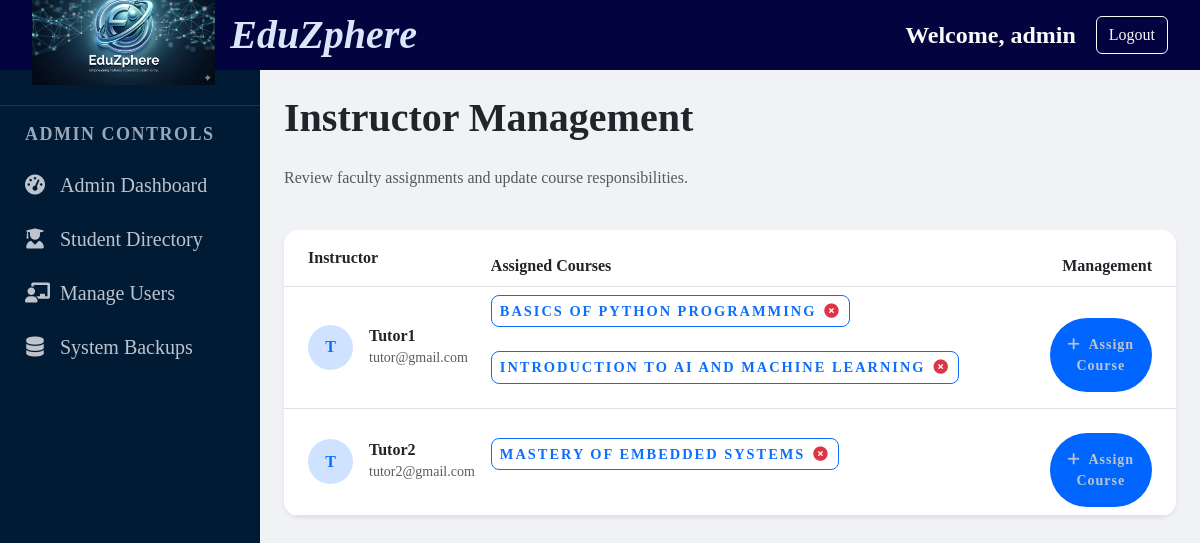
/instructors/ (signed in), run on the app's committed database.
### users/models.py (models this page shows, shortened)
class Profile(models.Model):
    ROLE_CHOICES = (
        ('admin', 'Admin'),
        ('instructor','Instructor'),
        ('student','Student'),
    )
    user = models.OneToOneField(User,on_delete=models.CASCADE)
    role = models.CharField(max_length=20,choices=ROLE_CHOICES)
    bio = models.TextField(max_length=500, blank=True)

### courses/models.py (models this page shows, shortened)
class Course(models.Model):
    title = models.CharField(max_length=200)
    description = models.TextField(null=True, blank=True)
    instructor = models.ForeignKey(User, on_delete=models.CASCADE, limit_choices_to={'profile__role': 'instructor'})
    price = models.DecimalField(max_digits=10, decimal_places=2, default=0.00)
    thumbnail = models.ImageField(upload_to='course_pics/', blank=True)
    created_at = models.DateTimeField(auto_now_add=True)

### users/views.py (the view)
# urls.py: path('instructors/', instructor_list, name='instructor_list'),
@staff_member_required
def instructor_list(request):
    instructors = Profile.objects.filter(role='instructor').select_related('user')
    all_courses = Course.objects.all()
    for instructor in instructors:
        instructor.assigned_courses = Course.objects.filter(instructor=instructor.user)
    return render(request, 'instructor_list.html', {
        'instructors': instructors,
        'all_courses': all_courses
    })

### templates/instructor_list.html (shortened to what this page needs)
{% extends 'base.html' %}
{% block content %}
<div class="container-fluid p-4">
    <div class="row mb-4 align-items-center">
        <div class="col">
            <h1 class="fw-bold text-dark">Instructor Management</h1>
            <p class="text-muted">Review faculty assignments and update course responsibilities.</p>
        </div>
    </div>
    <div class="card border-0 shadow-sm overflow-hidden" style="border-radius: 15px;">
        <div class="table-responsive">
            <table class="table table-hover align-middle mb-0">
                <thead class="bg-light">
                    <tr>
                        <th class="ps-4 py-3">Instructor</th>
                        <th>Assigned Courses</th>
                        <th class="text-end pe-4">Management</th>
                    </tr>
                </thead>
                <tbody>
                    {% for instructor in instructors %}
                    <tr>
                        <td class="ps-4">
                            <div class="d-flex align-items-center">
                                <div class="avatar bg-primary-subtle text-primary rounded-circle d-flex align-items-center justify-content-center fw-bold me-3" style="width: 45px; height: 45px;">
                                    {{ instructor.user.username|slice:":1"|upper }}
                                </div>
                                <div>
                                    <h6 class="mb-0 fw-bold">{{ instructor.user.get_full_name|default:instructor.user.username }}</h6>
                                    <small class="text-muted">{{ instructor.user.email }}</small>
                                </div>
                            </div>
                        </td>
                        <td>
                            <div class="d-flex flex-wrap gap-2">
                                {% for course in instructor.assigned_courses %}
                                <div class="badge bg-white border border-primary text-primary d-flex align-items-center p-2 rounded-3">
                                    <span class="me-2">{{ course.title }}</span>
                                    <a href="{% url 'remove_course' course.id %}" class="text-danger text-decoration-none" title="Remove Assignment">
                                        <i class="fa-solid fa-circle-xmark"></i>
                                    </a>
                                </div>
                                {% empty %}
                                <span class="text-muted small italic">No courses currently assigned</span>
                                {% endfor %}
                            </div>
                        </td>
                        <td class="text-end pe-4">
                            <button class="btn btn-sm btn-primary rounded-pill px-3" data-bs-toggle="modal" data-bs-target="#assignModal{{ instructor.id }}">
                                <i class="fa-solid fa-plus me-1"></i> Assign Course
                            </button>
                        </td>
                    </tr>
                    {% endfor %}
                </tbody>
            </table>
        </div>
    </div>
</div>
{% endblock %}

### templates/base.html (shortened to what this page needs)
{% load static %}
<!DOCTYPE html>
<html lang="en">
<head>
    <link href="https://cdn.jsdelivr.net/npm/bootstrap@5.3.0/dist/css/bootstrap.min.css" rel="stylesheet">
    <link rel="stylesheet" href="{% static 'css/style.css' %}">
    <link rel="stylesheet" href="https://cdnjs.cloudflare.com/ajax/libs/font-awesome/6.0.0/css/all.min.css">
</head>
<body>
    <div class="dashboard-wrapper">
        <header class="main-header">
            <div class="logo-container">
                <img src="{% static 'images/logo.png' %}" alt="EduZphere Logo" class="logo-image">
                <span class="logo-text">EduZphere</span>
            </div>
            <div class="header-auth-bar">
            {% if user.is_authenticated %}
                <span class="text-light fs-4">Welcome, {{ user.username }}</span>
                <a href="{% url 'logout' %}" class="btn btn-outline-light btn-md">Logout</a>
            {% else %}
                <a href="{% url 'login' %}" class="text-white me-3 text-decoration-none">Login</a>
                <a href="{% url 'register' %}" class="btn btn-light btn-sm">Join Now</a>
            {% endif %}
            </div>
        </header>
        <div class="main-body-container">
            <nav class="sidebar">
           <ul>
            {% if not user.is_authenticated %}
            <li class="sidebar-divider">Discovery</li>
            <li><a href="{% url 'home' %}" class="{% if request.resolver_match.url_name == 'home' %}active{% endif %}"><i class="fa-solid fa-house"></i> Home</a></li>
            <li><a href="{% url 'about' %}" class="{% if request.resolver_match.url_name == 'about' %}active{% endif %}"><i class="fa-solid fa-circle-info"></i> About EduZphere</a></li>
            <li><a href="{% url 'workshops' %}" class="{% if request.resolver_match.url_name == 'workshops' %}active{% endif %}"><i class="fa-solid fa-bolt"></i> Free Workshops</a></li>
            <li><a href="{% url 'contact' %}" class="{% if request.resolver_match.url_name == 'contact' %}active{% endif %}"><i class="fa-solid fa-envelope"></i> Contact Support</a></li>
            <li class="sidebar-divider">Getting Started</li>
            {% if user.is_authenticated and user.is_staff or user.profile.role == 'admin' %}
                <li class="sidebar-divider">Administration</li>
                <li>
                    <a href="{% url 'dashboard' %}" class="{% if request.resolver_match.url_name == 'dashboard' %}active{% endif %}">
                        <i class="fa-solid fa-gauge-high"></i> Admin Dashboard
                    </a>
                </li>
                <li><a href="/admin/"><i class="fa-solid fa-database"></i>Administration</a></li>
            {% endif %}
            <li><a href="{% url 'register' %}"><i class="fa-solid fa-user-plus"></i> Become a Member</a></li>
            {% elif user.is_staff or user.profile.role == 'admin' %}
                <li class="sidebar-divider">Admin Controls</li>
                <li><a href="{% url 'dashboard' %}" class="{% if request.resolver_match.url_name == 'dashboard' %}active{% endif %}">
                    <i class="fa-solid fa-gauge-high"></i> Admin Dashboard</a>
                </li>
                <li><a href="{% url 'student_list' %}" class="{% if request.resolver_match.url_name == 'student_list' %}active{% endif %}">
                    <i class="fa-solid fa-user-graduate"></i> Student Directory</a>
                </li>
                <li><a href="/admin/auth/user/"><i class="fa-solid fa-chalkboard-user"></i> Manage Users</a></li>
                <li><a href="{% url 'system_backup' %}"><i class="fa-solid fa-database"></i> System Backups</a></li>
            {% endif %}
            </ul>
            </nav>
            <div class="main-content">
            {% block content %}
            {% endblock %}
            </div>
        </div>
    </div>
</body>
</html>

### static/css/style.css (style rules this page uses)
:root { --main-bg:var(--text-light); --glass-bg: rgba(255, 255, 255, 0.9); --sidebar-bg: #011627; --accent-blue: #0066ff; --text-dark: #1a202c; --text-muted: #718096; }
html,body { background-size: cover; background-attachment: fixed; font-family:'Times New Roman', Times, serif; height: 100%; margin: 0; overflow: hidden; }
:root { --main-bg-color: #f0f2f5; --sidebar-bg-color: #021b35; --sidebar-hover: rgba(255, 255, 255, 0.1); --accent-blue: #0066ff; --text-light: #bdc4ce; --white: #ffffff; }
* { box-sizing: border-box; margin: 0; padding: 0; }
.main-header { height: 100px; grid-area: header; background-color: rgb(3, 3, 63); display: flex; justify-content: space-between; align-items: center; padding: 0 2rem; border-bottom: none; height: 70px; flex-shrink: 0; z-index: 1000; }
.header-auth-bar { display: flex; align-items: center; gap: 20px; font-size: 1.3rem; font-weight: bold; }
.logo-container { display: flex; align-items: center; }
.logo-image { height: 100px; object-fit: contain; margin-right: 15px; }
.logo-text { font-size: 2.5rem; font-family:'Times New Roman', Times, serif; font-style: italic; font-weight: 800; color: #dae7f8; font-weight: bold; }
.dashboard-wrapper { display: flex; flex-direction: column; height: 100vh; overflow: hidden; }
.main-body-container { grid-area: main-body; display: flex; flex: 1; overflow: hidden; min-height: calc(100vh - 70px); }
.sidebar { width: 260px; background-color: #021b35;; min-height: 100vh; overflow-y: auto; padding: 20px 0; transition: all 0.3s; }
.sidebar ul { list-style: none; padding: 0; }
.sidebar ul li a { display: flex; align-items: center; padding: 12px 25px; color: #bdc4ce; text-decoration: none; font-size: 20px; transition: 0.3s; }
.sidebar ul li a i { margin-right: 15px; width: 20px; text-align: center; }
.sidebar-divider { padding: 20px 25px 10px; font-size: 18px; text-transform: uppercase; letter-spacing: 1.5px; color: #99a7b7; font-weight: bold; border-top: 1px solid rgba(255,255,255,0.1); margin-top: 15px; padding-top: 15px; }
.main-content { flex: 1; padding: 0; background-color: var(--main-bg-color); overflow-y: auto; display: block; }
.main-content h1, .main-content h2, .main-content h4 { margin-top: 0; margin-bottom: 1.5rem; }
.badge { display: inline-block; background: rgb(29, 29, 120); color: #b6bec6; padding: 5px 15px; border-radius: 50px; font-size: 0.9rem; text-transform: uppercase; letter-spacing: 2px; margin-bottom: 1rem; border: 1px solid rgba(28, 47, 74, 0.3); }
.btn-primary { display: inline-block; padding: 1rem 2rem; background-color: var(--accent-blue); color: var(--text-light); text-decoration: none; border-radius: 8px; margin-top: 1rem; }
.btn-primary { background-color: #0066ff !important; border: none !important; letter-spacing: 1px; transition: all 0.3s ease; }
.bg-primary-subtle { background-color: rgba(0, 102, 255, 0.1) !important; }
.btn-primary { background-color: var(--accent-blue); border: none; font-weight: 600; transition: all 0.3s ease; }
.bg-primary-subtle { background-color: #cfe2ff !important; }

### data on the page
Profile: user.username "T", user.get_full_name "Tutor1", user.email "tutor@gmail.com"
Course: title "BASICS OF PYTHON PROGRAMMING"
Course: title "INTRODUCTION TO AI AND MACHINE LEARNING"
Profile: user.username "T", user.get_full_name "Tutor2", user.email "tutor2@gmail.com"
Course: title "MASTERY OF EMBEDDED SYSTEMS"

### other printed values
{{ user.username }} "admin"
